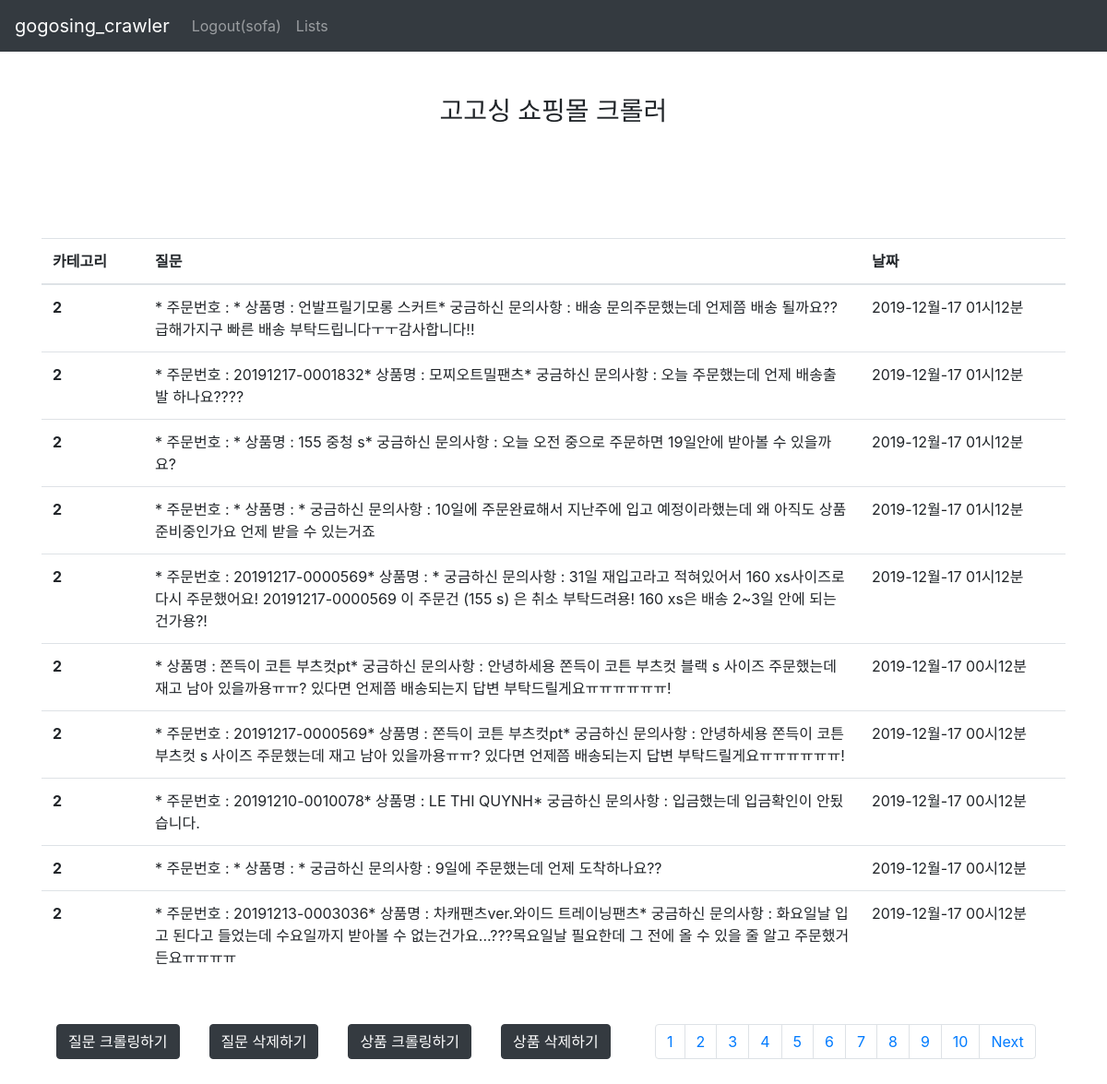
The app's page /home?page=4 (signed in) with its own data.
### core/models.py (models this page shows)
class Question(models.Model):
    product_code = models.IntegerField(verbose_name='상품 코드', default=0)
    article = models.TextField(verbose_name='질문 제목')
    date = models.DateTimeField(verbose_name='등록 시간')
    category = models.ForeignKey(Category, verbose_name='카테고리', on_delete=models.CASCADE)
    class Meta:
        verbose_name = '질문'
        verbose_name_plural = '질문'

### core/views.py (the view)
# urls.py: path('home', views.home, name="home"),
def home(request):
    import math
    if request.user.is_anonymous == True:
        return redirect('/')
    category = models.Category.objects.all().order_by('id')
    questions = models.Question.objects.all().order_by('category_id')
    total_counts = questions.count()
    current_page = request.GET.get('page', 1) # 현재 페이지
    page_now = int(current_page) # 현재 페이지 사용하기 위해서
    lists_per_page = 10  # 한 페이지당 게시물 수
    page_total = math.ceil(total_counts / lists_per_page)
    start_list = (page_now - 1) * lists_per_page  # 페이지마다 시작하는 게시물
    end_list = start_list + lists_per_page  # 페이지마다 끝나는 게시물
    questions = questions[int(start_list): int(end_list)]
    first_page = math.floor(page_now *0.1) * lists_per_page + 1 #페이지네이션 10개씩 끊기 //
    last_page = first_page + lists_per_page #페이지네이션 10개씩 끊기
    if page_now % 10 == 0:
        first_page = first_page - 10
        last_page = last_page - 10
    if last_page > page_total:
        last_page = page_total + 1
    next= {}
    next[0] = 0
    if math.floor(page_total/10) == math.floor(first_page/10):
        next[0] = 1
    prev_page = first_page - 10
    after_page = last_page
    if first_page == 1:
        prev_page = 1
    pages = {}
    pages[0] = prev_page
    pages[1] = after_page
    page_control = {}
    page_control[0] = first_page
    page_control[1] = last_page
    dic_page_total = {}
    for i in range(first_page, last_page):
        dic_page_total[i] = i
    return render(request, 'core/user/home.html', {'questions': questions, 'dic_page_total': dic_page_total, 'pages': pages,
                                                   'page_control' : page_control, 'next': next, 'category' : category})

### core/templates/core/user/home.html (shortened to what this page needs)
{% extends 'core/user/base.html' %}
{% block content %}
    <div class="container">
        <h3 class="text-center my-5">고고싱 쇼핑몰 크롤러</h3>
        <table class="table my-5">
            <thead>
            <tr>
                <th width="10%">카테고리</th>
                <th width="70%">질문</th>
                <th width="20%">날짜</th>
            </tr>
            </thead>
            <tbody>
            {% for question in questions %}
                <tr>
                    <th>{{ question.category_id }}</th>
                    <td>
                        <div class="question" style="cursor: pointer;">
                            {{ question.article }}
                        </div>
                    </td>
                    <td>{{ question.date|date:"Y-M-d H시m분" }}</td>
                </tr>
            {% endfor %}
            </tbody>
        </table>
        <button type="button" class="btn btn-dark float-left mx-3">질문 크롤링하기</button>
        <button type="button" class="btn btn-dark float-left mx-3">질문 삭제하기</button>
        <button type="button" class="btn btn-dark float-left mx-3">상품 크롤링하기</button>
        <button type="button" class="btn btn-dark float-left mx-3">상품 삭제하기</button>
        <ul class="pagination justify-content-center my-5">
            {% for i in dic_page_total %}
                <li class="page-item"><a class="page-link" href="?page={{ i }}">{{ i }}</a></li>
            {% endfor %}
            {% if next.0 != 1 %}
                <li class="page-item next"><a class="page-link" href="?page={{ pages.1 }}">Next</a></li>
            {% endif %}
        </ul>
    </div>
{% endblock %}

### core/templates/core/user/base.html (shortened to what this page needs)
<!doctype html>
<html>
<head>
    <link rel="stylesheet" href="https://stackpath.bootstrapcdn.com/bootstrap/4.3.1/css/bootstrap.min.css"
>
</head>
<body>
<nav class="navbar navbar-expand-lg navbar-dark bg-dark" xmlns="http://www.w3.org/1999/html">
    <a class="navbar-brand" href=".">gogosing_crawler</a>
    <div class="collapse navbar-collapse navbar-right" id="navbarSupportedContent">
        <div class="collapse navbar-collapse" id="navbarNav">
            <ul class="navbar-nav">
                {% if request.user.is_anonymous == True %}
                    <li class="nav-item">
                        <a class="nav-link" href="signup">Sign Up</a>
                    </li>
                    <li class="nav-item">
                        <a class="nav-link" href="login">Login</a>
                    </li>
                {% else %}
                    <li class="nav-item">
                        <a class="nav-link" href="logout">Logout({{ request.user.username }})</a>
                    </li>
                {% endif %}
                <li class="nav-item">
                    <a class="nav-link" href="home">Lists</a>
                </li>
            </ul>
        </div>
</nav>
{% block content %}
{% endblock %}
</body>
</html>

### records on screen
Question: category_id "2", article "* 주문번호 : * 상품명 : 언발프릴기모롱 스커트* 궁금하신 문의사항 : 배송 문의주문했는데 언제쯤 배송 될까요??급해가지구 빠른 배송 부탁드립니다ㅜㅜ감사합니다!!", date "2019-12월-17 01시12분"
Question: category_id "2", article "* 주문번호 : 20191217-0001832* 상품명 : 모찌오트밀팬츠* 궁금하신 문의사항 : 오늘 주문했는데 언제 배송출발 하나요????", date "2019-12월-17 01시12분"
Question: category_id "2", article "* 주문번호 : * 상품명 : 155 중청 s* 궁금하신 문의사항 : 오늘 오전 중으로 주문하면 19일안에 받아볼 수 있을까요?", date "2019-12월-17 01시12분"
Question: category_id "2", article "* 주문번호 : * 상품명 : * 궁금하신 문의사항 : 10일에 주문완료해서 지난주에 입고 예정이라했는데 왜 아직도 상품 준비중인가요 언제 받을 수 있는거죠", date "2019-12월-17 01시12분"
Question: category_id "2", article "* 주문번호 : 20191217-0000569* 상품명 : * 궁금하신 문의사항 : 31일 재입고라고 적혀있어서 160 xs사이즈로 다시 주문했어요! 20191217-0000569 이 주문건 (155 s) 은 취소 부탁드려용! 160 xs은 배송 2~3일 안에 되는건가용?!", date "2019-12월-17 01시12분"
Question: category_id "2", article "* 상품명 : 쫀득이 코튼 부츠컷pt* 궁금하신 문의사항 : 안녕하세용 쫀득이 코튼 부츠컷 블랙 s 사이즈 주문했는데 재고 남아 있을까용ㅠㅠ? 있다면 언제쯤 배송되는지 답변 부탁드릴게요ㅠㅠㅠㅠㅠㅠ!", date "2019-12월-17 00시12분"
Question: category_id "2", article "* 주문번호 : 20191217-0000569* 상품명 : 쫀득이 코튼 부츠컷pt* 궁금하신 문의사항 : 안녕하세용 쫀득이 코튼 부츠컷 s 사이즈 주문했는데 재고 남아 있을까용ㅠㅠ? 있다면 언제쯤 배송되는지 답변 부탁드릴게요ㅠㅠㅠㅠㅠㅠ!", date "2019-12월-17 00시12분"
Question: category_id "2", article "* 주문번호 : 20191210-0010078* 상품명 : LE THI QUYNH* 궁금하신 문의사항 : 입금했는데 입금확인이 안됬습니다.", date "2019-12월-17 00시12분"
Question: category_id "2", article "* 주문번호 : * 상품명 : * 궁금하신 문의사항 : 9일에 주문했는데 언제 도착하나요??", date "2019-12월-17 00시12분"
Question: category_id "2", article "* 주문번호 : 20191213-0003036* 상품명 : 차캐팬츠ver.와이드 트레이닝팬츠* 궁금하신 문의사항 : 화요일날 입고 된다고 들었는데 수요일까지 받아볼 수 없는건가요...???목요일날 필요한데 그 전에 올 수 있을 줄 알고 주문했거든요ㅠㅠㅠㅠ", date "2019-12월-17 00시12분"

### other values on screen
{{ request.user.username }} "sofa"
{{ i }} "1" "2" "3" "4" "5" "6" "7" "8" "9" "10"
